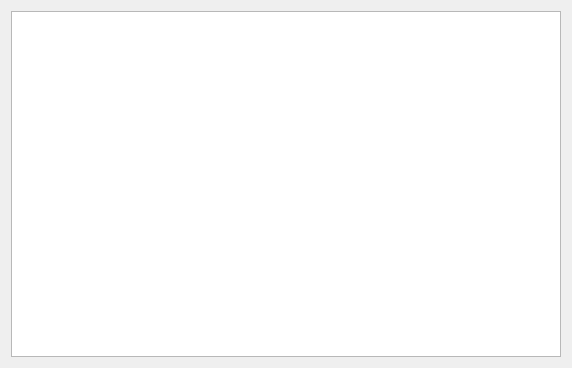
<?xml version="1.0" encoding="UTF-8"?>
<ui version="4.0">
 <class>Widget</class>
 <widget class="QWidget" name="Widget">
  <property name="geometry">
   <rect>
    <x>0</x>
    <y>0</y>
    <width>572</width>
    <height>368</height>
   </rect>
  </property>
  <property name="windowTitle">
   <string>Widget</string>
  </property>
  <layout class="QHBoxLayout" name="horizontalLayout">
   <item>
    <widget class="QTextEdit" name="textEdit"/>
   </item>
  </layout>
 </widget>
 <resources/>
 <connections/>
</ui>
